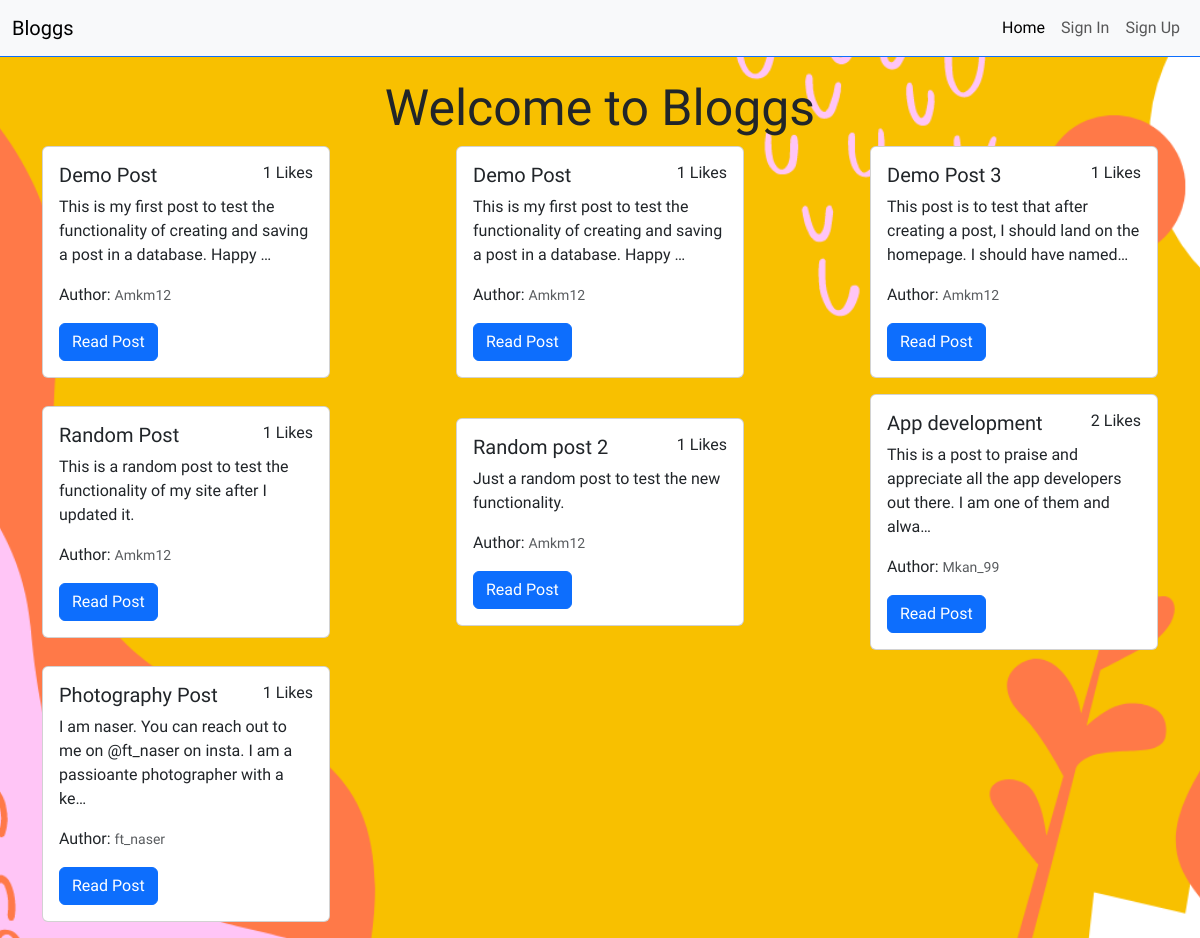
The app's page /blogs/home/ with its own data.
### blogs/models.py (models this page shows, shortened)
class Blog(models.Model):
    title = models.CharField(max_length=200)
    content = models.TextField()
    created_at = models.DateTimeField()
    user = models.ForeignKey(User, on_delete=models.CASCADE)

class User(AbstractUser):
    firstname = models.CharField(max_length=100, blank=True)
    lastname = models.CharField(max_length=100, blank=True)
    created_at = models.DateField()

### blogs/views.py (the view)
# urls.py: 2. Add a URL to urlpatterns:  path('', views.home, name='home')
def home(request):
    blogs = Blog.objects.annotate(num_likes=Count("likes"))
    context = {'blogs': blogs}
    return render(request, 'blogs/home.html', context)

### Blog/templates/blogs/home.html (shortened to what this page needs)
{% extends '../base.html' %}
{% load static %}
{% block content %}
    <div class="main-home container-fluid d-flex flex-column justify-content-center align-items-center mt-5">
        <h1 class="main-h1">Welcome to Bloggs</h1>
        <div class="container d-flex flex-row flex-wrap justify-content-between align-items-center">
            {% if blogs %}
                {% for blog in blogs %}
                    <div class="card mb-3" style="width: 18rem;">
                        <div class="card-body">
                            <div class="d-flex flex-row justify-content-between">
                                <h5 class="card-title">{{ blog.title }}</h5>
                                <h6>{{ blog.num_likes }} Likes</h6>
                            </div>
                            <p class="card-text">{{ blog.content|truncatechars:100 }}</p>
                            <p class="card-text">Author: <small class="text-muted">{{ blog.user.username }}</small></p>
                            <a href="{% url 'read' blog.pk  user.pk %}" class="btn btn-primary">Read Post</a>
                        </div>
                    </div>
                {% endfor %}
            {% endif %}
        </div>
    </div>
{% endblock %}

### blogs/static/blogs/style.css (style rules this page uses)
.main-h1 { font-size: 50px; margin-top: 30px; }
.main-home { background: url('./images/background.png') center center/cover; background-repeat: repeat; background-size: cover; height: auto; }

### records on screen
Blog: title "Demo Post", num_likes "1", content "This is my first post to test the functionality of creating and saving a post in a database. Happy …", user.username "Amkm12"
Blog: title "Demo Post", num_likes "1", content "This is my first post to test the functionality of creating and saving a post in a database. Happy …", user.username "Amkm12"
Blog: title "Demo Post 3", num_likes "1", content "This post is to test that after creating a post, I should land on the homepage. I should have named…", user.username "Amkm12"
Blog: title "Random Post", num_likes "1", content "This is a random post to test the functionality of my site after I updated it.", user.username "Amkm12"
Blog: title "Random post 2", num_likes "1", content "Just a random post to test the new functionality.", user.username "Amkm12"
Blog: title "App development", num_likes "2", content "This is a post to praise and appreciate all the app developers out there. I am one of them and alwa…", user.username "Mkan_99"
Blog: title "Photography Post", num_likes "1", content "I am naser. You can reach out to me on @ft_naser on insta. I am a passioante photographer with a ke…", user.username "ft_naser"
